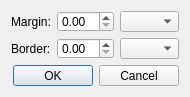
<?xml version="1.0" encoding="UTF-8"?>
<ui version="4.0">
 <class>MarginsAndBorders</class>
 <widget class="QDialog" name="MarginsAndBorders">
  <property name="geometry">
   <rect>
    <x>0</x>
    <y>0</y>
    <width>190</width>
    <height>97</height>
   </rect>
  </property>
  <property name="sizePolicy">
   <sizepolicy hsizetype="Minimum" vsizetype="Minimum">
    <horstretch>0</horstretch>
    <verstretch>0</verstretch>
   </sizepolicy>
  </property>
  <property name="minimumSize">
   <size>
    <width>190</width>
    <height>97</height>
   </size>
  </property>
  <property name="maximumSize">
   <size>
    <width>190</width>
    <height>97</height>
   </size>
  </property>
  <property name="windowTitle">
   <string>Margins and Borders</string>
  </property>
  <property name="windowIcon">
   <iconset resource="dpResources.qrc">
    <normaloff>:/program/images/icon</normaloff>:/program/images/icon</iconset>
  </property>
  <layout class="QVBoxLayout" name="verticalLayout">
   <item>
    <layout class="QHBoxLayout" name="horizontalLayout">
     <item>
      <widget class="QLabel" name="labelMargin">
       <property name="text">
        <string>Margin:</string>
       </property>
      </widget>
     </item>
     <item>
      <widget class="QDoubleSpinBox" name="doubleSpinBoxMargin">
       <property name="singleStep">
        <double>0.100000000000000</double>
       </property>
      </widget>
     </item>
     <item>
      <widget class="QComboBox" name="comboBoxMargin"/>
     </item>
    </layout>
   </item>
   <item>
    <layout class="QHBoxLayout" name="horizontalLayout_2">
     <item>
      <widget class="QLabel" name="labelBorder">
       <property name="text">
        <string>Border:</string>
       </property>
      </widget>
     </item>
     <item>
      <widget class="QDoubleSpinBox" name="doubleSpinBoxBorder"/>
     </item>
     <item>
      <widget class="QComboBox" name="comboBoxBorder"/>
     </item>
    </layout>
   </item>
   <item>
    <widget class="QDialogButtonBox" name="buttonBox">
     <property name="standardButtons">
      <set>QDialogButtonBox::Cancel|QDialogButtonBox::Ok</set>
     </property>
    </widget>
   </item>
  </layout>
 </widget>
 <resources>
  <include location="dpResources.qrc"/>
 </resources>
 <connections/>
</ui>
